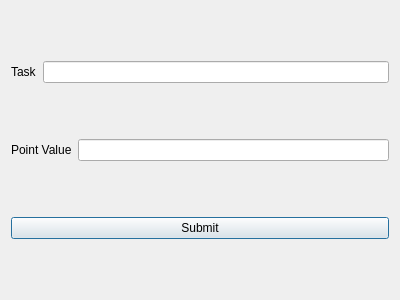
<?xml version="1.0" encoding="UTF-8"?>
<ui version="4.0">
 <class>TaskIncentiveEdit</class>
 <widget class="QDialog" name="TaskIncentiveEdit">
  <property name="geometry">
   <rect>
    <x>0</x>
    <y>0</y>
    <width>400</width>
    <height>300</height>
   </rect>
  </property>
  <property name="windowTitle">
   <string>Dialog</string>
  </property>
  <layout class="QVBoxLayout" name="verticalLayout">
   <item>
    <layout class="QHBoxLayout" name="horizontalLayout">
     <item>
      <widget class="QLabel" name="task_label">
       <property name="text">
        <string>Task</string>
       </property>
      </widget>
     </item>
     <item>
      <widget class="QLineEdit" name="task_edit"/>
     </item>
    </layout>
   </item>
   <item>
    <layout class="QHBoxLayout" name="horizontalLayout_2">
     <item>
      <widget class="QLabel" name="point_label">
       <property name="text">
        <string>Point Value</string>
       </property>
      </widget>
     </item>
     <item>
      <widget class="QLineEdit" name="point_edit"/>
     </item>
    </layout>
   </item>
   <item>
    <widget class="QPushButton" name="submit_button">
     <property name="text">
      <string>Submit</string>
     </property>
    </widget>
   </item>
  </layout>
 </widget>
 <resources/>
 <connections/>
</ui>
